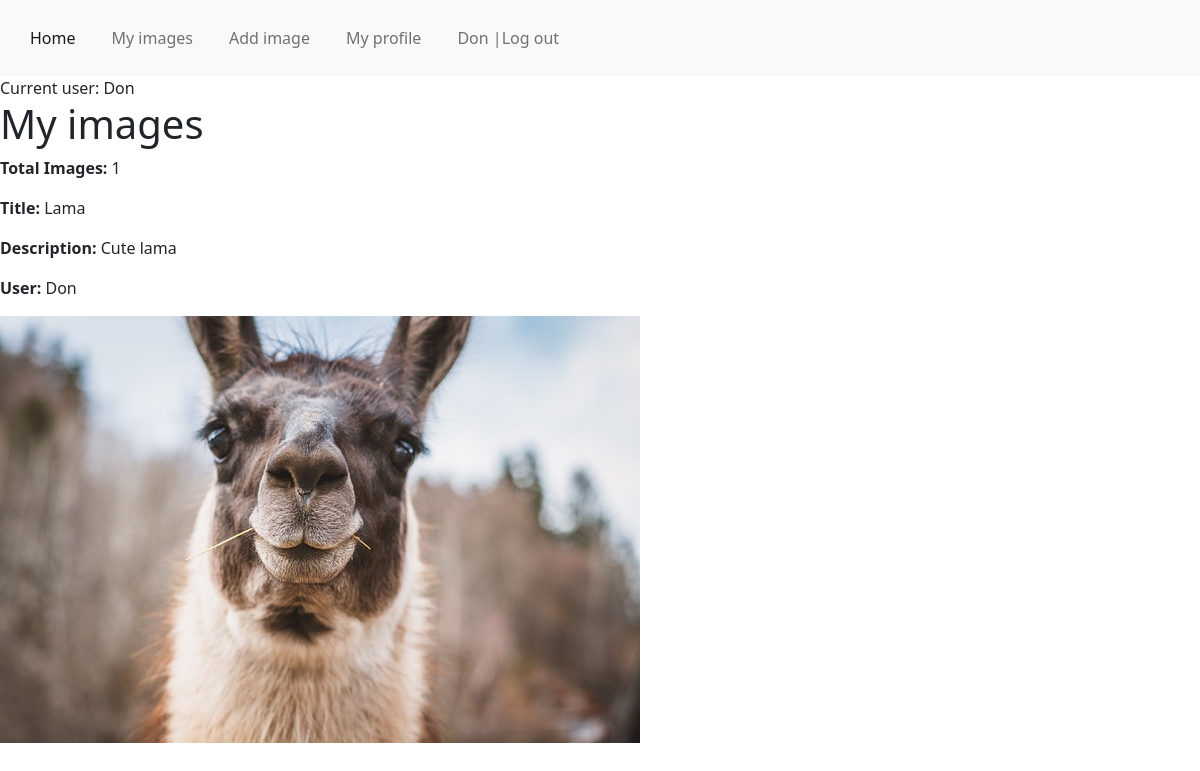
/my_images/ (signed in), run on the app's committed database.
### image_share/models.py (models this page shows, shortened)
class NewImage(models.Model):
    image = models.ImageField(upload_to='images')
    title = models.CharField(max_length=100)
    description = models.TextField()
    user = models.ForeignKey(User, on_delete=models.CASCADE)

### image_share/views.py (the view)
# urls.py: path('my_images/', my_images, name ='my-images'),
def my_images(request):
    user = request.user
    all_my_img = NewImage.objects.filter(user=user)
    image_count = all_my_img.count()
    context = {'my_img_list': all_my_img, 'image_count':image_count}
    return render(request, 'image_share/my_images.html', context)

### image_share/templates/image_share/my_images.html
{%extends 'base.html'%}
{%block title%}
My images
{%endblock%}
{%block content%}
<p> <strong> Total Images: </strong> {{ image_count }}</p>
{%for image in my_img_list%}
<p> <strong> Title: </strong>{{image.title}}</p>
<p> <strong> Description: </strong>{{image.description}}</p>
<p> <strong> User: </strong>{{image.user}}</p>
<p><img src="{{ image.image.url }}" alt="{{ image.title }}"></p>
{% empty %}
  <p>No images found.</p>
{%endfor%}
{%endblock%}

### image_share/templates/base.html (shortened to what this page needs)
{% load static %}
<!DOCTYPE html>
<html lang="en">
<head>
    <link rel="stylesheet" href="{% static 'style.css' %}">
    <link rel="stylesheet" href="https://cdn.jsdelivr.net/npm/bootstrap@5.2.3/dist/css/bootstrap.min.css">
</head>
<body>
    {% include 'navbar.html' %}
    Current user: {{user}}
  <h1>{%block title%} {{title}} {%endblock title%}</h1>
    {%block content%}
    {%endblock%}
</body>
</html>

### image_share/templates/navbar.html (shortened to what this page needs)
<nav class="navbar navbar-expand-lg navbar-light bg-light">
    <div class="container-fluid">
      <div class="collapse navbar-collapse" id="navbarNav">
        <ul class="navbar-nav">
          <li class="nav-item">
            <a class="nav-link active" aria-current="page" href="{% url 'all-images' %}">Home</a>
          </li>
          {%if request.user.is_authenticated%}
          <li class="nav-item">
            <a class="nav-link" href="{% url 'my-images' %}">My images</a>
          </li>
          <li class="nav-item">
            <a class="nav-link" href="{% url 'upload-image' %}">Add image</a>
          </li>
          <li class="nav-item">
            <a class="nav-link" href="{% url 'profile' %}"> My profile</a>
          </li>
          <li class="nav-item">
            <a class="nav-link" href="{% url 'logout' %}"> {{user.username}} |Log out</a>
          </li>
          {%endif%}
        </ul>
      </div>
    </div>
  </nav>

### image_share/static/style.css (style rules this page uses)
body { background-color: bisque; }
li { display: inline; padding: 10px; }

### data on the page
NewImage: title "Lama", description "Cute lama", user "Don", image (picture)

### other printed values
{{ user.username }} "Don"
{{ user }} "Don"
{{ image_count }} "1"
